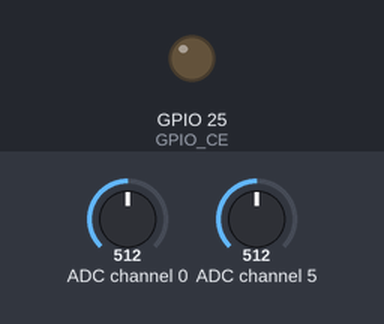
Recording of a program running on a simulated Raspberry Pi (BCM pin numbers). Parts: output pins drawn as LEDs (lit = HIGH). The test bench sets the inputs (shaded band); at power-on: ADC channel 0 = 512, ADC channel 5 = 512 (analog values on the 0–1023 scale). What the program prints to the terminal is not drawn. At 0.1 s the program stops and its outputs stay as they are.

Above: at 0.1 s.
Timing chart, 0 to 1.6 s (numbered marks = the images above):
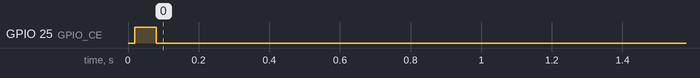

The program:

ADF5355_Raspberry_Driver.py
```python
#!/usr/bin/env python3
"""
ADF5355 programmer for Raspberry Pi SPI0
Target setup:
- 50 MHz external single-ended reference
- RFOUTB enabled
- RFOUTA disabled
- Output = 7.6 GHz on RFOUTB
- MUXOUT = digital lock detect

Pi wiring (BCM numbering):
- GPIO10 (MOSI) -> DATA
- GPIO11 (SCLK) -> CLK
- GPIO8  (CE0)  -> LE
- GPIO25        -> CE   (optional; set GPIO_CE=None if CE is hard-wired high)
- GPIO24        -> MUXOUT (optional lock-detect input)
"""

import math
import time
import spidev

try:
    import RPi.GPIO as GPIO
    HAVE_GPIO = True
except ImportError:
    HAVE_GPIO = False


# -----------------------------
# User config
# -----------------------------
SPI_BUS = 0
SPI_DEV = 0
SPI_SPEED_HZ = 1_000_000
SPI_MODE = 0

GPIO_CE = 25         # Set to None if ADF5355 CE is tied high
GPIO_MUXOUT = 24     # Set to None if unused

REF_HZ = 50_000_000
TARGET_RFOUTB_HZ = 7_600_000_000

R_COUNTER = 1
REF_DOUBLER = 0
REF_DIV2 = 0

# Charge pump current code: 0..15
CP_CURRENT_CODE = 2

# RFOUTA power code: 0=-4 dBm, 1=-1 dBm, 2=+2 dBm, 3=+5 dBm
RFOUTA_POWER_CODE = 0

# Disable mute-till-lock during debug
MUTE_TILL_LOCK = 0


# -----------------------------
# ADF5355 constants
# -----------------------------
MOD1 = 1 << 24
MAX_MOD2 = 0x3FFF
RFOUTB_MIN_HZ = 6_800_000_000
RFOUTB_MAX_HZ = 13_600_000_000


# -----------------------------
# Register bit helpers
# -----------------------------
def reg0_int(x): return ((x & 0xFFFF) << 4)
def reg0_prescaler(x): return ((x & 0x1) << 20)
def reg0_autocal(x): return ((x & 0x1) << 21)

def reg1_frac1(x): return ((x & 0xFFFFFF) << 4)

def reg2_mod2(x): return ((x & 0x3FFF) << 4)
def reg2_frac2(x): return ((x & 0x3FFF) << 18)

def reg3_phase(x): return ((x & 0xFFFFFF) << 4)
def reg3_phase_adjust(x): return ((x & 0x1) << 28)
def reg3_phase_resync(x): return ((x & 0x1) << 29)
def reg3_exact_sdload_reset(x): return ((x & 0x1) << 30)

def reg4_counter_reset_en(x): return ((x & 0x1) << 4)
def reg4_cp_threestate_en(x): return ((x & 0x1) << 5)
def reg4_power_down_en(x): return ((x & 0x1) << 6)
def reg4_pd_polarity_pos(x): return ((x & 0x1) << 7)
def reg4_mux_logic(x): return ((x & 0x1) << 8)          # 1 = 3.3 V
def reg4_refin_mode_diff(x): return ((x & 0x1) << 9)    # 0 = single-ended
def reg4_charge_pump_curr(x): return ((x & 0xF) << 10)
def reg4_double_buff_en(x): return ((x & 0x1) << 14)
def reg4_r_counter(x): return ((x & 0x3FF) << 15)
def reg4_rdiv2_en(x): return ((x & 0x1) << 25)
def reg4_rmult2_en(x): return ((x & 0x1) << 26)
def reg4_muxout(x): return ((x & 0x7) << 27)

MUXOUT_THREESTATE = 0
MUXOUT_DVDD = 1
MUXOUT_GND = 2
MUXOUT_R_DIV_OUT = 3
MUXOUT_N_DIV_OUT = 4
MUXOUT_ANALOG_LOCK_DETECT = 5
MUXOUT_DIGITAL_LOCK_DETECT = 6

REG5_DEFAULT = 0x00800025

def reg6_output_power(x): return ((x & 0x3) << 4)       # RFOUTA power
def reg6_rfouta_enable(x): return ((x & 0x1) << 6)      # 1 = enable RFOUTA
def reg6_rfoutb_disable(x): return ((x & 0x1) << 10)    # 0 = enable RFOUTB
def reg6_mute_till_lock(x): return ((x & 0x1) << 11)
def reg6_cp_bleed_curr(x): return ((x & 0xFF) << 13)
def reg6_rf_div_sel(x): return ((x & 0x7) << 21)
def reg6_feedback_fund(x): return ((x & 0x1) << 24)
def reg6_neg_bleed_en(x): return ((x & 0x1) << 29)
def reg6_gated_bleed_en(x): return ((x & 0x1) << 30)

REG6_DEFAULT = 0x14000006

def reg7_ld_mode_int_n_en(x): return ((x & 0x1) << 4)
def reg7_frac_n_ld_precision(x): return ((x & 0x3) << 5)
def reg7_lol_mode_en(x): return ((x & 0x1) << 7)
def reg7_ld_cycle_cnt(x): return ((x & 0x3) << 8)
def reg7_le_synced_refin_en(x): return ((x & 0x1) << 25)

REG7_DEFAULT = 0x10000007
REG8_DEFAULT = 0x102D0428

def reg9_synth_lock_timeout(x): return ((x & 0x1F) << 4)
def reg9_alc_timeout(x): return ((x & 0x1F) << 9)
def reg9_timeout(x): return ((x & 0x3FF) << 14)
def reg9_vco_band_div(x): return ((x & 0xFF) << 24)

def reg10_adc_en(x): return ((x & 0x1) << 4)
def reg10_adc_conv_en(x): return ((x & 0x1) << 5)
def reg10_adc_clk_div(x): return ((x & 0xFF) << 6)

REG10_DEFAULT = 0x00C0000A
REG11_DEFAULT = 0x0061300B

def reg12_phase_resync_clk_div(x): return ((x & 0xFFFF) << 16)

REG12_DEFAULT = 0x0000041C


# -----------------------------
# Utility helpers
# -----------------------------
def ceil_div(a, b):
    return (a + b - 1) // b

def clamp(x, lo, hi):
    return max(lo, min(hi, x))

def gcd(a, b):
    while b:
        a, b = b, a % b
    return a

def calc_fpfd_hz():
    return REF_HZ * (1 + REF_DOUBLER) // (R_COUNTER * (1 + REF_DIV2))


# -----------------------------
# PLL math
# -----------------------------
def compute_n_params_for_rfoutb(target_rfoutb_hz):
    if not (RFOUTB_MIN_HZ <= target_rfoutb_hz <= RFOUTB_MAX_HZ):
        raise ValueError(
            f"RFOUTB must be in [{RFOUTB_MIN_HZ}, {RFOUTB_MAX_HZ}] Hz"
        )

    # ADF5355 RFOUTB = 2 * VCO
    vco_hz = target_rfoutb_hz // 2
    fpfd_hz = calc_fpfd_hz()

    n_num = vco_hz
    n_den = fpfd_hz

    integer = n_num // n_den
    remainder_hz = n_num % n_den

    if remainder_hz == 0:
        frac1 = 0
        frac2 = 0
        mod2 = 2
    else:
        frac1_full_num = remainder_hz * MOD1
        frac1 = frac1_full_num // n_den
        rem_after_frac1 = frac1_full_num % n_den

        mod2 = fpfd_hz
        frac2 = int(round(rem_after_frac1 * mod2 / n_den))

        while mod2 > MAX_MOD2:
            mod2 >>= 1
            frac2 >>= 1

        if frac2 == mod2:
            frac1 += 1
            frac2 = 0

        if frac2 != 0:
            d = gcd(frac2, mod2)
            frac2 //= d
            mod2 //= d
        else:
            mod2 = 2

    prescaler = 1 if integer >= 75 else 0

    return {
        "rfoutb_hz": target_rfoutb_hz,
        "vco_hz": vco_hz,
        "fpfd_hz": fpfd_hz,
        "int": integer,
        "frac1": frac1,
        "frac2": frac2,
        "mod2": mod2,
        "prescaler": prescaler,
        "rf_div_sel": 0,      # /1
    }


# -----------------------------
# Build registers
# -----------------------------
def build_regs(target_rfoutb_hz):
    p = compute_n_params_for_rfoutb(target_rfoutb_hz)

    regs = [0] * 13

    # R0
    regs[0] = (
        reg0_int(p["int"]) |
        reg0_prescaler(p["prescaler"]) |
        reg0_autocal(1) |
        0x0
    )

    # R1
    regs[1] = (
        reg1_frac1(p["frac1"]) |
        0x1
    )

    # R2
    regs[2] = (
        reg2_frac2(p["frac2"]) |
        reg2_mod2(p["mod2"]) |
        0x2
    )

    # R3
    regs[3] = (
        reg3_phase(1) |
        reg3_phase_adjust(0) |
        reg3_phase_resync(0) |
        reg3_exact_sdload_reset(0) |
        0x3
    )

    # R4
    regs[4] = (
        reg4_counter_reset_en(0) |
        reg4_cp_threestate_en(0) |
        reg4_power_down_en(0) |
        reg4_pd_polarity_pos(1) |
        reg4_mux_logic(1) |
        reg4_refin_mode_diff(0) |
        reg4_charge_pump_curr(CP_CURRENT_CODE) |
        reg4_double_buff_en(1) |
        reg4_r_counter(R_COUNTER) |
        reg4_rdiv2_en(REF_DIV2) |
        reg4_rmult2_en(REF_DOUBLER) |
        reg4_muxout(MUXOUT_DIGITAL_LOCK_DETECT) |
        0x4
    )

    # R5
    regs[5] = REG5_DEFAULT

    # R6
    regs[6] = (
        REG6_DEFAULT |
        reg6_output_power(RFOUTA_POWER_CODE) |
        reg6_rfouta_enable(0) |
        reg6_rfoutb_disable(0) |
        reg6_mute_till_lock(MUTE_TILL_LOCK) |
        reg6_cp_bleed_curr(0) |
        reg6_rf_div_sel(p["rf_div_sel"]) |
        reg6_feedback_fund(1) |
        reg6_neg_bleed_en(0) |
        reg6_gated_bleed_en(0)
    )

    # R7
    regs[7] = (
        REG7_DEFAULT |
        reg7_ld_mode_int_n_en(1) |
        reg7_frac_n_ld_precision(0) |
        reg7_lol_mode_en(0) |
        reg7_ld_cycle_cnt(0) |
        reg7_le_synced_refin_en(1)
    )

    # R8
    regs[8] = REG8_DEFAULT

    # R9
    fpfd = p["fpfd_hz"]
    timeout = clamp(ceil_div(fpfd, 20_000 * 30), 1, 1023)
    synth_lock_timeout = clamp(ceil_div(fpfd * 2, 100_000 * timeout), 1, 31)
    alc_timeout = clamp(ceil_div(fpfd * 5, 100_000 * timeout), 1, 31)
    vco_band_div = clamp(ceil_div(fpfd, 2_400_000), 1, 255)

    regs[9] = (
        reg9_synth_lock_timeout(synth_lock_timeout) |
        reg9_alc_timeout(alc_timeout) |
        reg9_timeout(timeout) |
        reg9_vco_band_div(vco_band_div) |
        0x9
    )

    # R10
    adc_div = clamp(math.ceil((fpfd / 100_000 - 2) / 4), 1, 255)

    regs[10] = (
        REG10_DEFAULT |
        reg10_adc_en(1) |
        reg10_adc_conv_en(1) |
        reg10_adc_clk_div(adc_div)
    )

    # R11
    regs[11] = REG11_DEFAULT

    # R12
    regs[12] = (
        REG12_DEFAULT |
        reg12_phase_resync_clk_div(1)
    )

    # Conservative delay >16 ADC clocks
    adc_clk = fpfd / (4 * adc_div + 2)
    delay_us = max(200, math.ceil((16 / adc_clk) * 1_000_000))

    info = {
        **p,
        "timeout": timeout,
        "synth_lock_timeout": synth_lock_timeout,
        "alc_timeout": alc_timeout,
        "vco_band_div": vco_band_div,
        "adc_div": adc_div,
        "delay_us": delay_us,
    }

    return regs, info


# -----------------------------
# SPI / GPIO
# -----------------------------
def spi_write_reg(spi, regval):
    spi.xfer2([
        (regval >> 24) & 0xFF,
        (regval >> 16) & 0xFF,
        (regval >> 8) & 0xFF,
        regval & 0xFF,
    ])

def setup_gpio():
    if not HAVE_GPIO:
        return

    GPIO.setmode(GPIO.BCM)

    if GPIO_CE is not None:
        GPIO.setup(GPIO_CE, GPIO.OUT, initial=GPIO.LOW)

    if GPIO_MUXOUT is not None:
        GPIO.setup(GPIO_MUXOUT, GPIO.IN)

def cleanup_gpio():
    if HAVE_GPIO:
        GPIO.cleanup()

def pll_enable():
    if HAVE_GPIO and GPIO_CE is not None:
        GPIO.output(GPIO_CE, GPIO.HIGH)

def pll_disable():
    if HAVE_GPIO and GPIO_CE is not None:
        GPIO.output(GPIO_CE, GPIO.LOW)

def read_muxout():
    if HAVE_GPIO and GPIO_MUXOUT is not None:
        return GPIO.input(GPIO_MUXOUT)
    return None


# -----------------------------
# Programming sequences
# -----------------------------
def initial_program(spi, regs, delay_us):
    # fPFD <= 75 MHz sequence: R12 ... R1, wait, then R0
    for reg_num in range(12, 0, -1):
        spi_write_reg(spi, regs[reg_num])

    time.sleep(delay_us / 1_000_000.0)
    spi_write_reg(spi, regs[0])

def frequency_update(spi, regs, delay_us):
    # fPFD <= 75 MHz update sequence
    r4_reset_on = (regs[4] | reg4_counter_reset_en(1))
    r4_reset_off = (regs[4] & ~reg4_counter_reset_en(1))
    r0_autocal_off = (regs[0] & ~reg0_autocal(1))
    r0_autocal_on = regs[0]

    spi_write_reg(spi, regs[10])
    spi_write_reg(spi, r4_reset_on)
    spi_write_reg(spi, regs[2])
    spi_write_reg(spi, regs[1])
    spi_write_reg(spi, r0_autocal_off)
    spi_write_reg(spi, r4_reset_off)
    time.sleep(delay_us / 1_000_000.0)
    spi_write_reg(spi, r0_autocal_on)

def dump_regs(regs):
    for i in range(12, -1, -1):
        print(f"R{i:02d} = 0x{regs[i]:08X}")


# -----------------------------
# Main
# -----------------------------
def main():
    regs, info = build_regs(TARGET_RFOUTB_HZ)

    print("ADF5355 target config")
    print(f"  REF input      : {REF_HZ} Hz")
    print(f"  PFD            : {info['fpfd_hz']} Hz")
    print(f"  RFOUTB target  : {info['rfoutb_hz']} Hz")
    print(f"  VCO            : {info['vco_hz']} Hz")
    print(f"  INT            : {info['int']}")
    print(f"  FRAC1          : {info['frac1']}")
    print(f"  FRAC2          : {info['frac2']}")
    print(f"  MOD2           : {info['mod2']}")
    print(f"  RF divider     : /{1 << info['rf_div_sel']}")
    print(f"  Delay          : {info['delay_us']} us")
    print()
    dump_regs(regs)
    print()

    spi = spidev.SpiDev()
    spi.open(SPI_BUS, SPI_DEV)
    spi.max_speed_hz = SPI_SPEED_HZ
    spi.mode = SPI_MODE
    spi.bits_per_word = 8

    try:
        setup_gpio()
        pll_disable()
        time.sleep(0.01)
        pll_enable()
        time.sleep(0.01)

        initial_program(spi, regs, info["delay_us"])
        time.sleep(0.05)

        ld = read_muxout()
        print("Initial program done.")
        if ld is not None:
            print(f"MUXOUT lock-detect = {ld}")

    finally:
        spi.close()
        cleanup_gpio()


if __name__ == "__main__":
    main()
```
